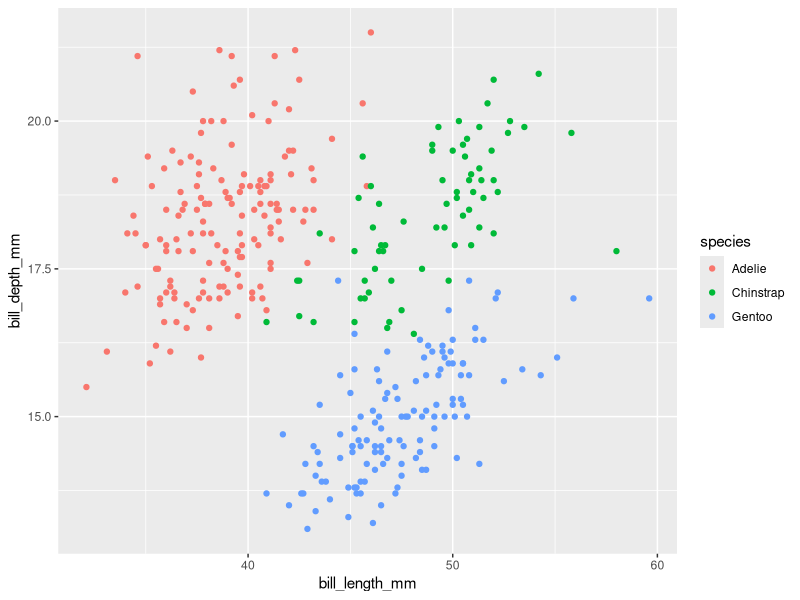
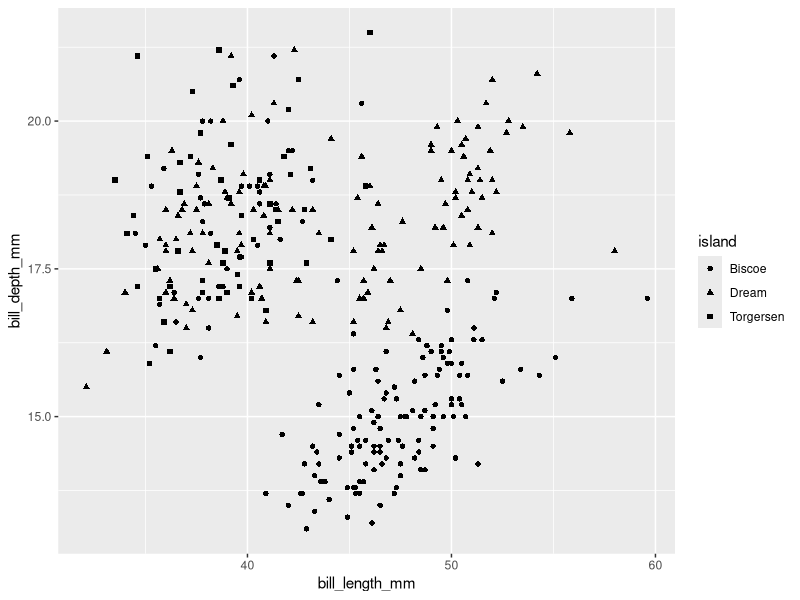
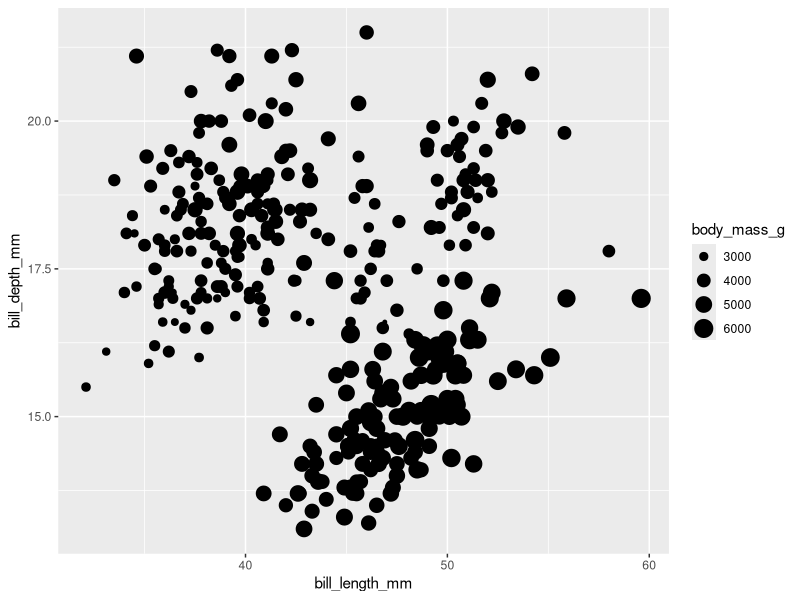
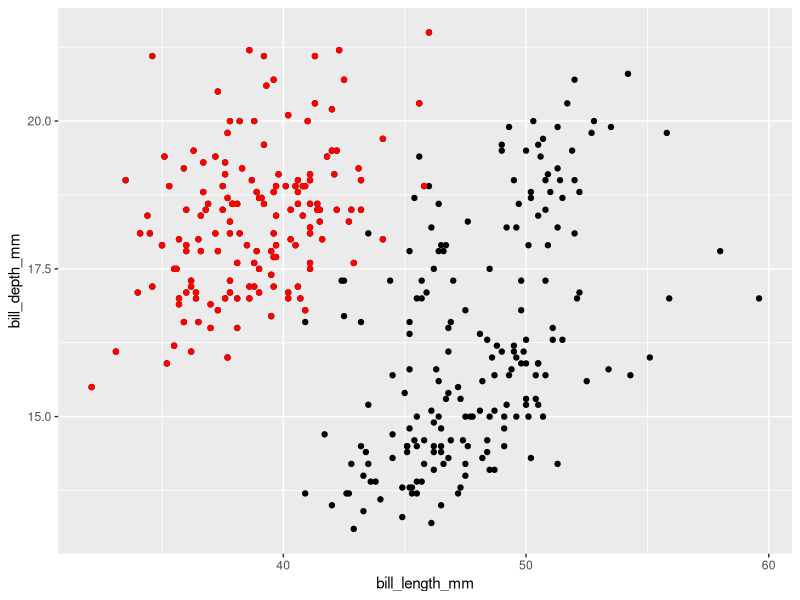
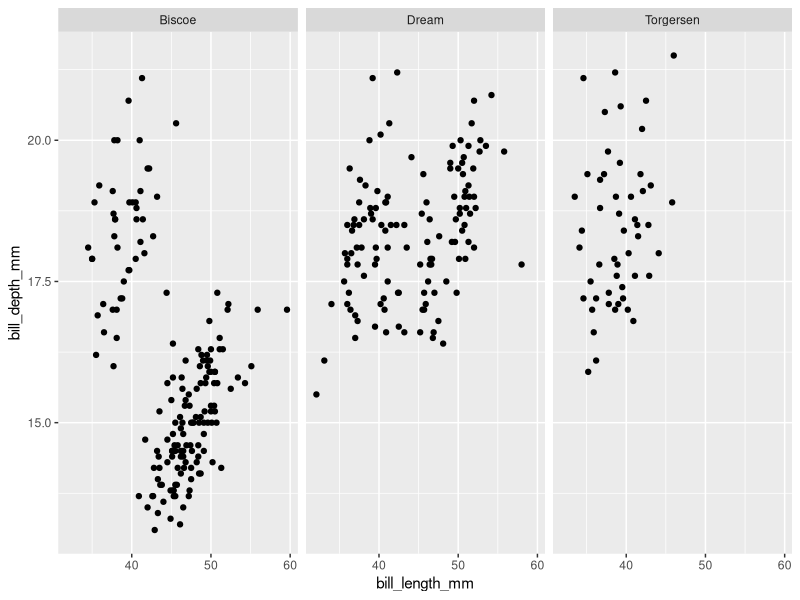
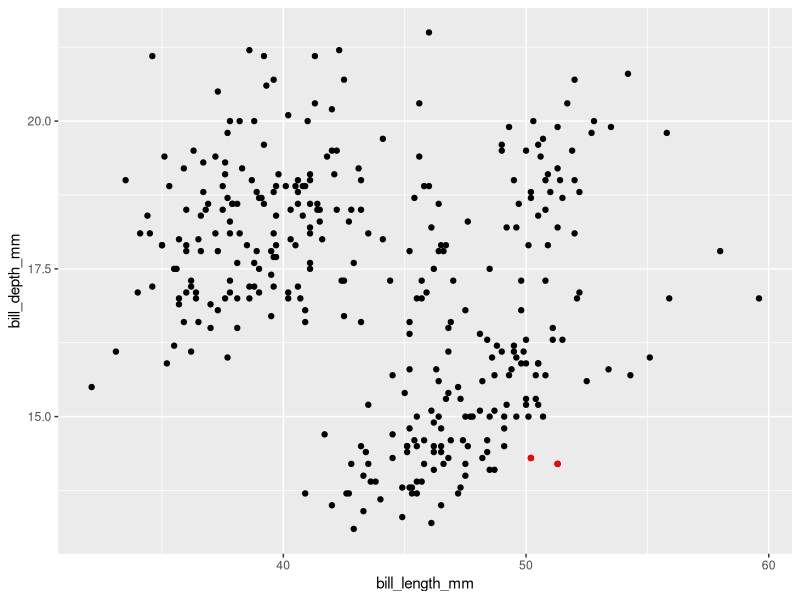
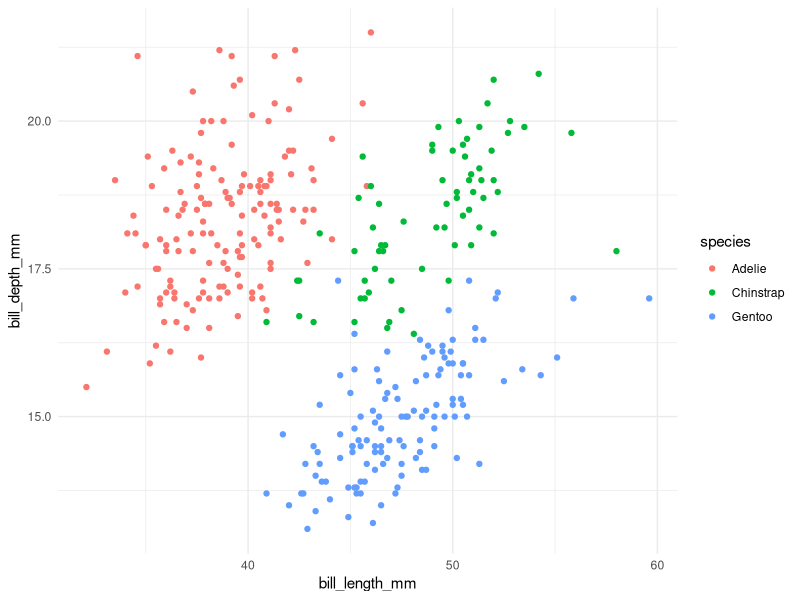

Write the R code that produced these figures, in order.

# Solutions for Penguins Dataset Visualization Exercises

# Load necessary libraries
library(ggplot2)
library(palmerpenguins)

# 1. Basic Plotting
ggplot(penguins, aes(x = bill_length_mm, y = bill_depth_mm, color = species)) +
  geom_point()

# 2. Using Different Shapes
ggplot(penguins, aes(x = bill_length_mm, y = bill_depth_mm, shape = island)) +
  geom_point()

# 3. Using Size Aesthetic
ggplot(penguins, aes(x = bill_length_mm, y = bill_depth_mm, size = body_mass_g)) +
  geom_point()

# 4. Highlighting Specific Species
ggplot(penguins, aes(x = bill_length_mm, y = bill_depth_mm)) +
  geom_point() +
  geom_point(
    data = subset(penguins, species == "Adelie"),
    color = "red"
  )

# 5. Facet Plots
ggplot(penguins, aes(x = bill_length_mm, y = bill_depth_mm)) +
  geom_point() +
  facet_wrap(~island)

# 6. Highlighting Outliers
outliers <- subset(penguins, bill_length_mm > 50 & bill_depth_mm < 15)
ggplot(penguins, aes(x = bill_length_mm, y = bill_depth_mm)) +
  geom_point() +
  geom_point(data = outliers, color = "red")

# 7. Custom Themes
ggplot(penguins, aes(x = bill_length_mm, y = bill_depth_mm, color = species)) +
  geom_point() +
  theme_minimal()
